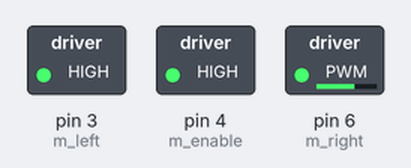
Bench run of a sketch on a simulated Arduino Uno, built with avr-gcc and run on an emulated ATmega328P. Parts: switched loads named in the sketch (green lamp = pin HIGH).

Above: at 0.1 s.
At 16.6 s:
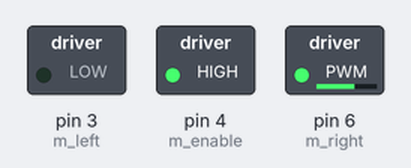
At 37.1 s:
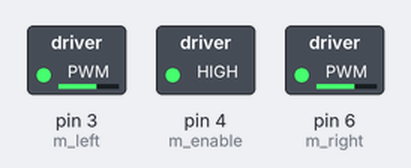
Timing chart, 0 to 38.6 s (numbered marks = the images above):
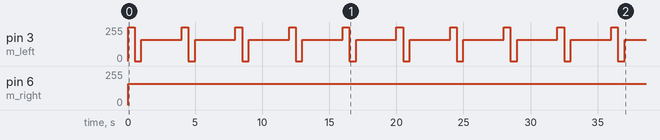

Measured:
- by itself, pin 3 (m_left): repeats every 4.0 s: 0/255 0.50 s, 160/255 3.0 s, 255/255 0.50 s
- by itself, pin 6 (m_right): 0/255 → 160/255 at 0.00 s

The sketch:

sketch_feb03c.ino
```cpp
#define m_right  6       //motor jobb                 !!csak pwm!!
#define m_left  3        //motor bal                  !!csak pwm!!
#define m_enable  4
void setup() {
  // put your setup code here, to run once:
   pinMode(m_right, OUTPUT);
   pinMode(m_left, OUTPUT);
   pinMode(m_enable, OUTPUT);
   digitalWrite(m_enable, HIGH);
}

void loop() {
  // put your main code here, to run repeatedly:
   analogWrite(m_right, 160);
   analogWrite(m_left, 255);
   delay(500);
   analogWrite(m_left, 0);
   delay(500);
   analogWrite(m_left, 160);
   delay(3000);
}
```
